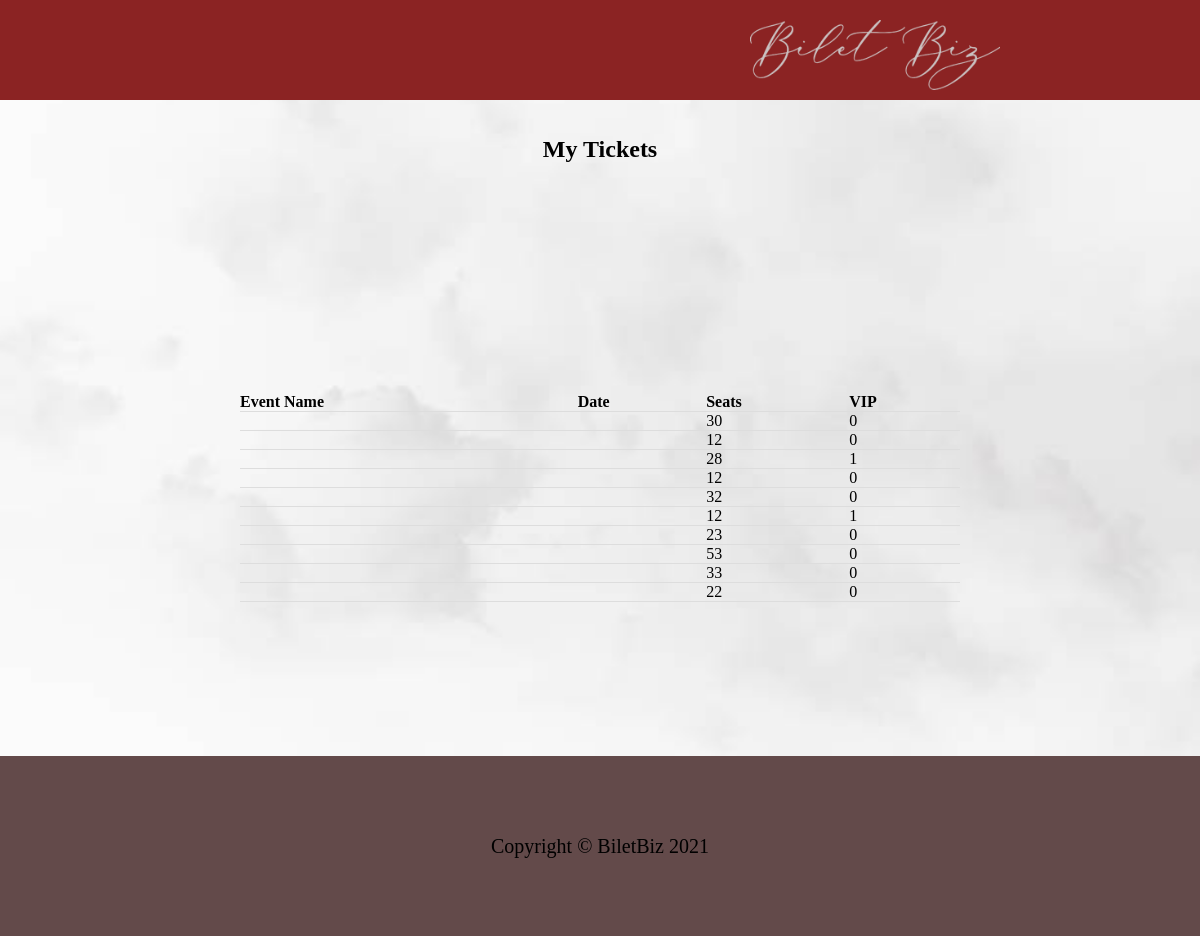
The page /Biletbiz/myticket.php (signed in) on the database as committed earlier.
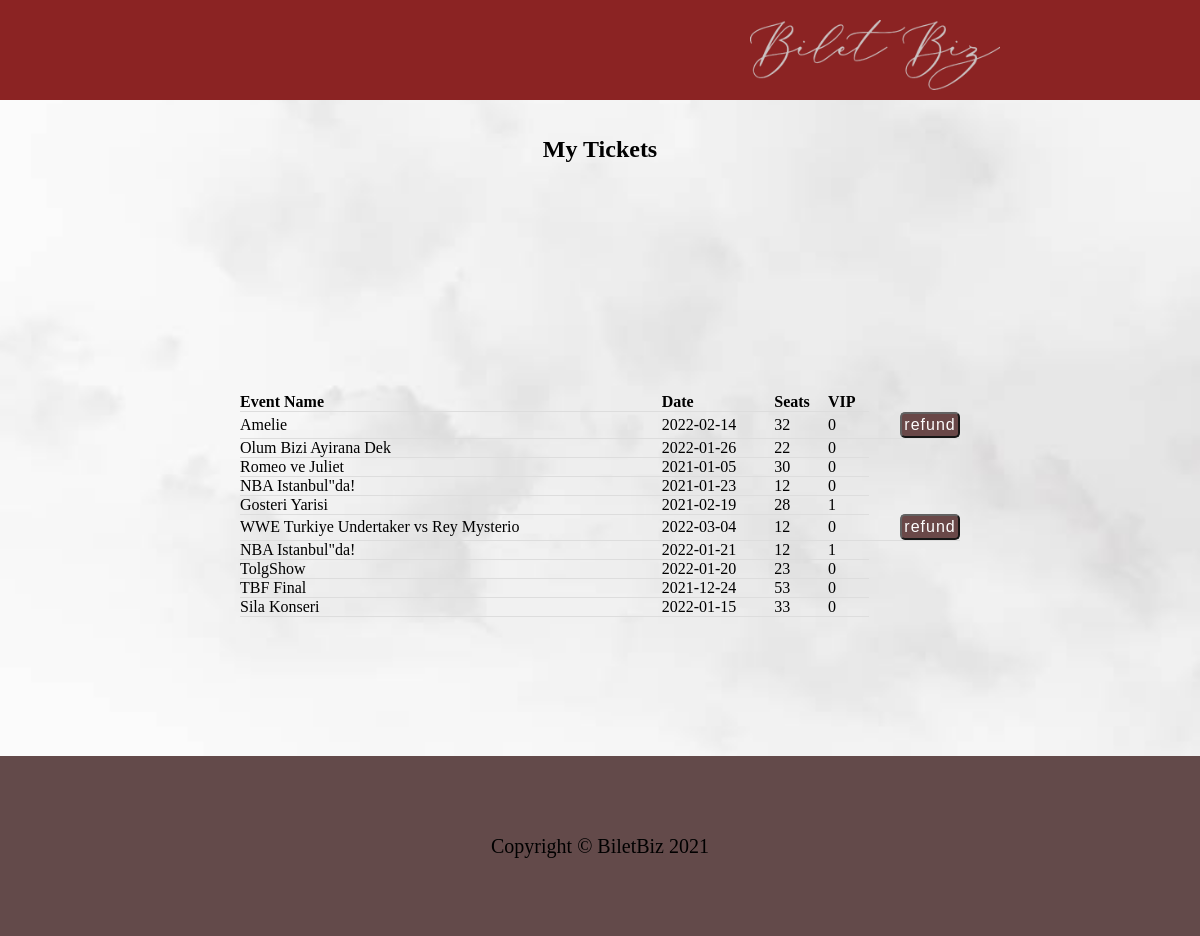
The same page on the database as committed later.
### tables this page shows
CREATE TABLE Ticket(
TicketID INTEGER NOT NULL AUTO_INCREMENT,
seat INTEGER,
TUserEmail varChar(45) NOT NULL,
idEventID INTEGER NOT NULL,



PRIMARY KEY(TicketID),
FOREIGN KEY (TUserEmail) REFERENCES User(email),
FOREIGN KEY (idEventID) REFERENCES Event(idEvent),
UNIQUE KEY SeatEvent (seat,idEventID));

CREATE TABLE Event(
idEvent INT NOT NULL AUTO_INCREMENT,

VipAvailability BOOLEAN,
SeatAvailability BOOLEAN,
TicketPrice double NOT NULL,
VIPTicketPrice double,
EventHour TIME,
ECompanyEmail varChar(45) NOT NULL,
EventName VarChar(45) NOT NULL,
EventDate date NOT NULL,
EventDescription VarChar(1500) NOT NULL,
EventLocation VarChar(250) NOT NULL,
EventNoLongerPurchasable BOOLEAN,
EventCapacity INTEGER,
VIPEventCapacity INTEGER,

PRIMARY KEY(idEvent),
FOREIGN KEY(ECompanyEmail) REFERENCES Company(CompanyEmail));

### Biletbiz/myticket.php (the view, shortened to what this page needs)
<!DOCTYPE html>
<html lang="en">
    <head>
</head>
<body>
<div class="container">
    <div class="navbar">
        <div class="logo" style="margin-left:750px">
            <a href="includes/indexer.inc.php"><img src="foto/logo.png" alt="Logo" style="width:250px; height:70px;"></a>
        </div>
    </div>
    <br><br>
    <h2><center>My Tickets</center></h2>
    <table>
        <tr>
            <th>Event Name</th>
            <th>Date</th>
            <th>Seats</th>
            <th>VIP</th>
        </tr>
        <?php
        if (isset($_SESSION["uid"])) {
            require_once 'includes/dbh.inc.php';
            $sql = "SELECT * FROM ticket where TUserEmail=? ;";
            $stmt = mysqli_stmt_init($conn);
            if (!mysqli_stmt_prepare($stmt, $sql)) {
                echo "STMT FAIL";
            }
            mysqli_stmt_bind_param($stmt, "s", $_SESSION['uid']);
            mysqli_stmt_execute($stmt);
            $resultData = mysqli_stmt_get_result($stmt);
            while ($row = mysqli_fetch_assoc($resultData)) {
                $sql = "SELECT * FROM event where idEvent=? ;";
                $stmt = mysqli_stmt_init($conn);
                if (!mysqli_stmt_prepare($stmt, $sql)) {
                    echo "STMT FAIL";
                }
                mysqli_stmt_bind_param($stmt, "s", $row["idEventID"]);
                mysqli_stmt_execute($stmt);
                $res = mysqli_stmt_get_result($stmt);
                $ro = mysqli_fetch_assoc($res);
                $date = $ro["EventDate"];
                $result = true;
                $time = date("Y-m-d");
                if ($date > $time) {
                    $result = false;
                }
                echo '<tr>
                <td> ' . $ro["EventName"] . ' </td>
                <td> ' . $ro["EventDate"] . '</td>
                <td> ' . $row["seat"] . '</td>
                <td> ' . $row["isVip"] . '</td>
            ';
                if ($result == false) {
                    echo '<form action="includes/refund.inc.php" method="post">
                    <input type="hidden" name="ticket" value="' . $row['TicketID'] . '">
   <td> <button type="submit" name="submit" class="bar__button">refund</button></td>
</form>';
                }
                echo '</tr><br>';
            }
        }
        ?>
    </table>
</div>
<div class="footer">
    <p class="footertext">Copyright &copy; BiletBiz 2021</p>
</div>
</body>
</html>

### Biletbiz/myticket.php (style rules this page uses)
* { margin: 0; padding: 0; }
.container { background-image: url(back.jpg); background-size: 100% 100%; height: 20cm; }
.container .navbar { width: 100%; height: 100px; background-color: #8b2323; }
.navbar .logo { display: inline-block; margin-left: 550px; margin-top: 20px; width: 10px; height: 70px; }
.footer { background: #634a4a; height: 180px; }
.footertext { font-size: 20px; text-align: center; line-height: 180px; }
table { border-collapse: collapse; width: 60%; margin:auto; margin-top: 50px; }
th, td { text-align: left; border-bottom: 1px solid #ddd; }
.bar__button, button.bar__button[type="submit"] { float: right; font-size: 16px; position: relative; top: inherit; right: inherit; padding: 0; width: 60px; letter-spacing: 1px; height: 26px; background-color: #5c3737; color: white; border-radius: 5px; cursor: pointer; opacity: 0.9; }

Rows that differ between the two databases and show on the page:
changed ticket: idEventID.EventName (not shown) → "Amelie"; idEventID.EventDate (not shown) → "2022-02-14"; moves up the list
changed ticket: idEventID.EventName (not shown) → "Olum Bizi Ayirana Dek"; idEventID.EventDate (not shown) → "2022-01-26"; moves up the list
changed ticket: idEventID.EventName (not shown) → "Romeo ve Juliet"; idEventID.EventDate (not shown) → "2021-01-05"
changed ticket (number 4 of 10 on the later page): idEventID.EventName (not shown) → "NBA Istanbul\"da!"; idEventID.EventDate (not shown) → "2021-01-23"
changed ticket: idEventID.EventName (not shown) → "Gosteri Yarisi"; idEventID.EventDate (not shown) → "2021-02-19"
changed ticket: idEventID.EventName (not shown) → "WWE Turkiye Undertaker vs Rey Mysterio"; idEventID.EventDate (not shown) → "2022-03-04"
changed ticket (number 7 of 10 on the later page): idEventID.EventName (not shown) → "NBA Istanbul\"da!"; idEventID.EventDate (not shown) → "2022-01-21"
changed ticket: idEventID.EventName (not shown) → "TolgShow"; idEventID.EventDate (not shown) → "2022-01-20"
changed ticket: idEventID.EventName (not shown) → "TBF Final"; idEventID.EventDate (not shown) → "2021-12-24"
changed ticket: idEventID.EventName (not shown) → "Sila Konseri"; idEventID.EventDate (not shown) → "2022-01-15"
